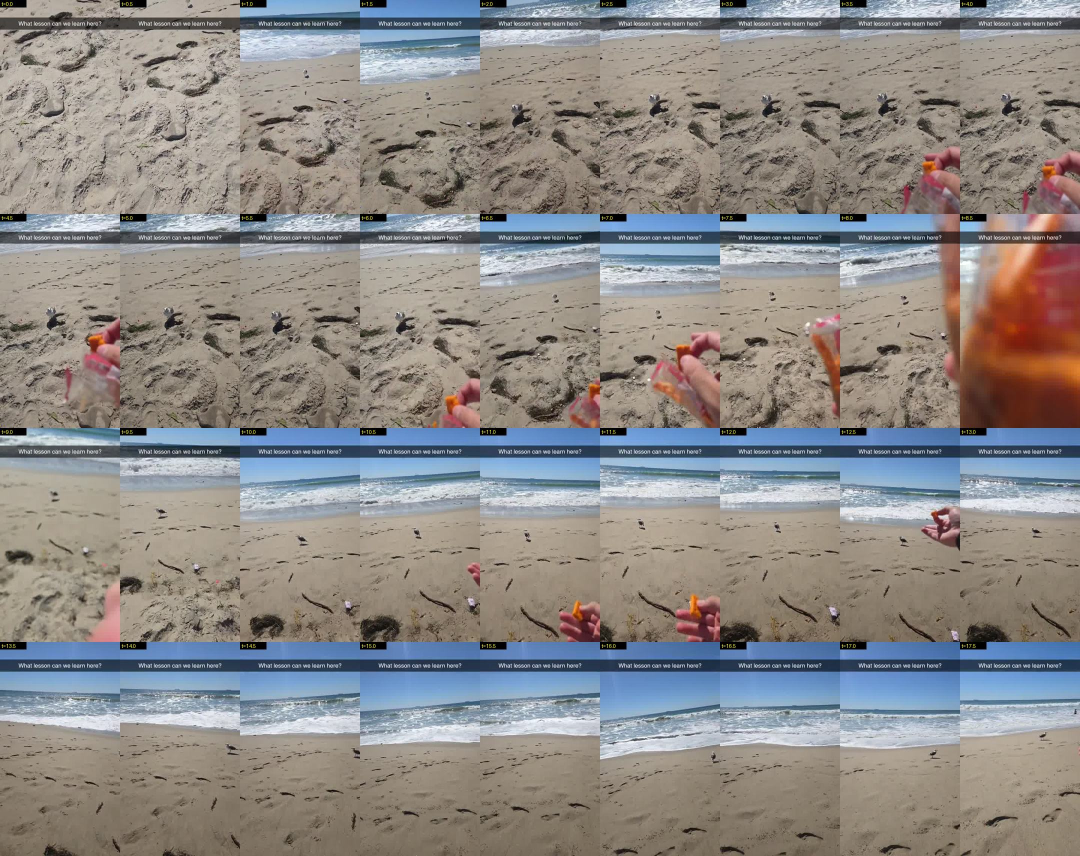
#> input picture studio/projects/clip5/analysis/9c0e1963-Snapchat-628480900/sheet_0.jpg, 2160 x 1712 px (shown at 1/2 size)
$ python -i platform_mock.py   (imports and definitions only)
#> lines starting #> are read from the running program, lines starting #| are printed output that depends on the picture
#> further down, picture is the input picture: PIL image 2160x1712 RGB; mean R, G, B 141.2, 137.6, 135.5
#!/usr/bin/env python3
"""Show what a viewer actually sees: overlay a mock Shorts/Reels UI + the safe-zone contract on frames.
  platform_mock.py <video.mp4|frame.png> <out.png> [t1 t2 ...]     (times in s, for video input)
Red tint = measured YouTube Shorts UI (from a real screenshot); amber outline = the stricter contract (engine/layout.json).
Look at the result BEFORE delivering: every lyric word and every face must be clear of the red areas."""
import json, os, subprocess, sys, tempfile
from PIL import Image, ImageDraw, ImageFont
# [1 line that did not run here, left out]
# [1 line that did not run here, left out]
frames = []
# [4 lines not run here, left out]
def mock(im):
    im = im.resize((540, 960)); W, H = im.size; ov = Image.new("RGBA", im.size, (0, 0, 0, 0)); d = ImageDraw.Draw(ov)
#> after `im = im.resize((540, 960))`:
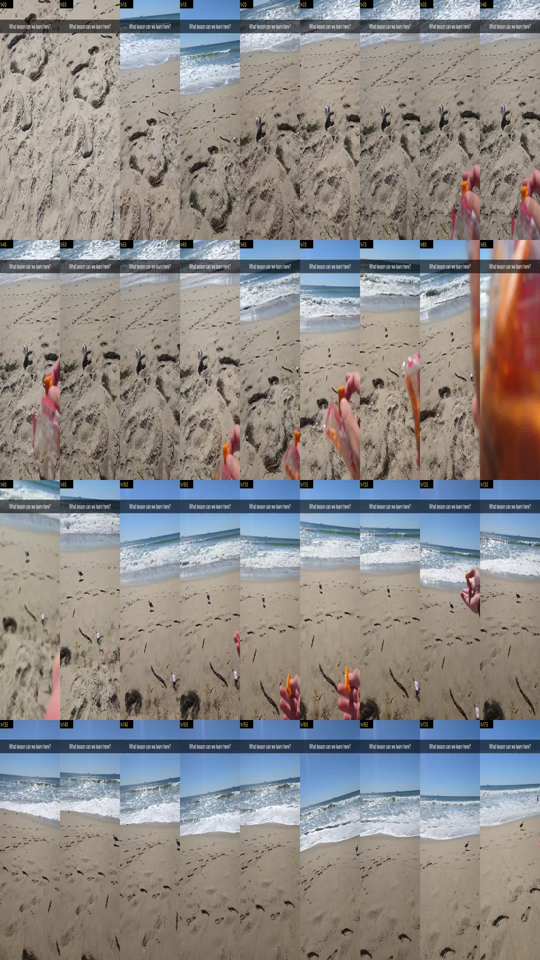
#> im: PIL image 540x960 RGB; mean R, G, B 141.2, 137.7, 135.5
#> after `W, H = im.size`: W = 540; H = 960
#> after `ov = Image.new('RGBA', im.size, (0, 0, 0, 0))`: ov: PIL image 540x960 RGBA; every value is 0
    red = (255, 40, 60, 105)
#> (the run stopped early here; a loop or call above may not have finished)

$ run again, on studio/projects/clip5/analysis/9c0e1963-Snapchat-628480900/sheet_2.jpg
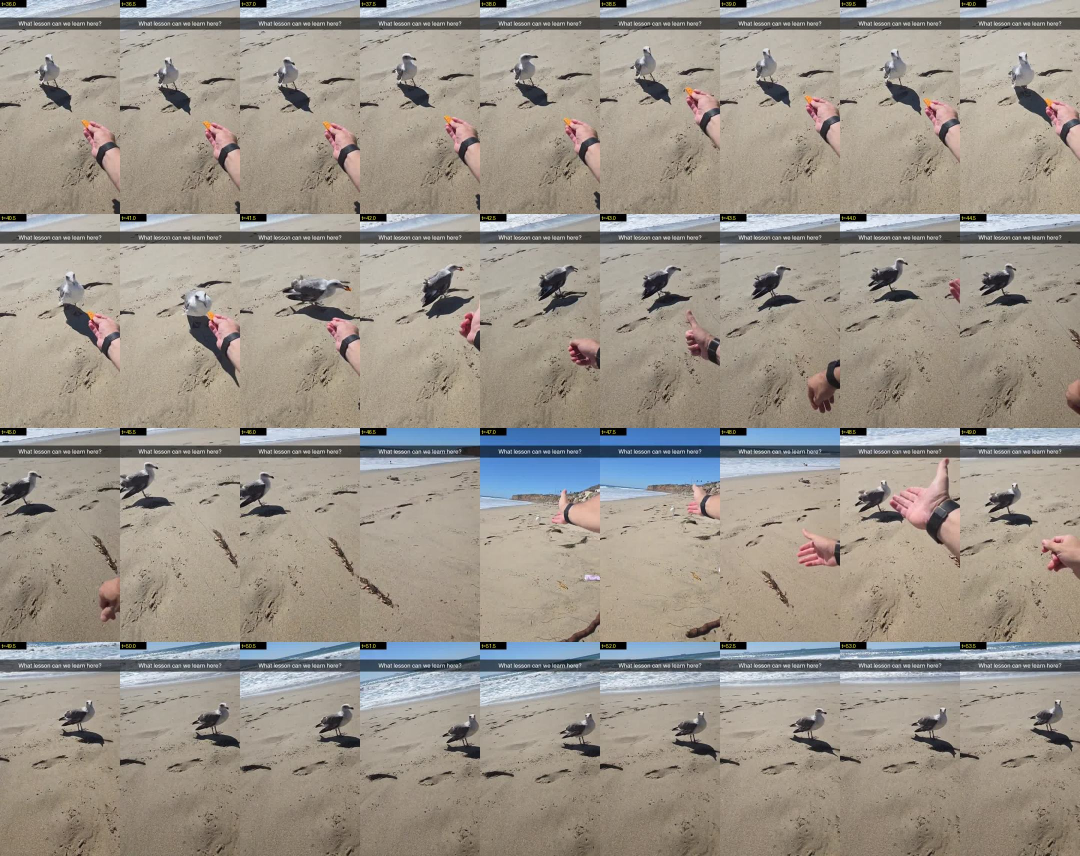
#> input picture studio/projects/clip5/analysis/9c0e1963-Snapchat-628480900/sheet_2.jpg, 2160 x 1712 px (shown at 1/2 size)
#> picture is the input picture: PIL image 2160x1712 RGB; mean R, G, B 155.7, 148.2, 138.7
#> in mock, `im = im.resize((540, 960))`:
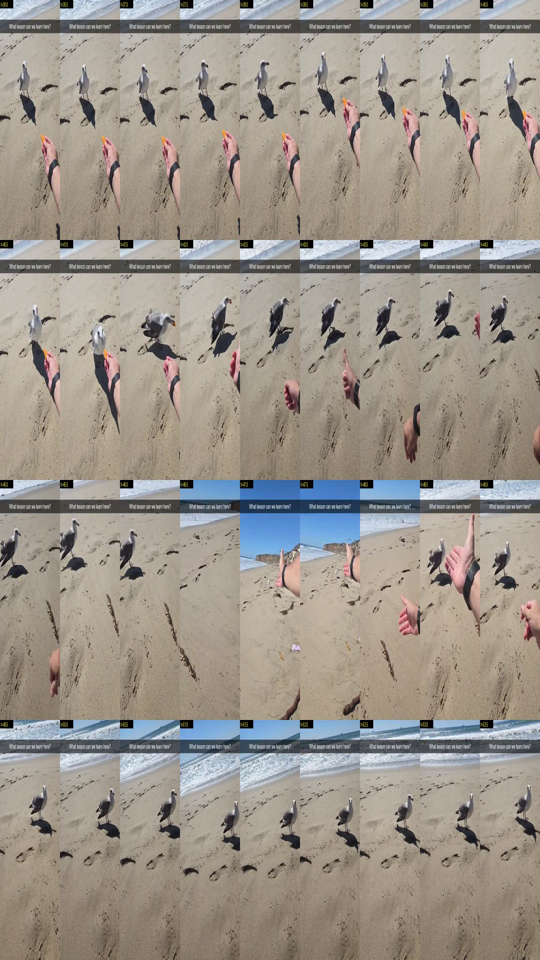
#> im: PIL image 540x960 RGB; mean R, G, B 155.7, 148.2, 138.7
#> ov: PIL image 540x960 RGBA; every value is 0

$ run again, on studio/projects/clip5/analysis/9c0e1963-Snapchat-628480900/sheet_3.jpg
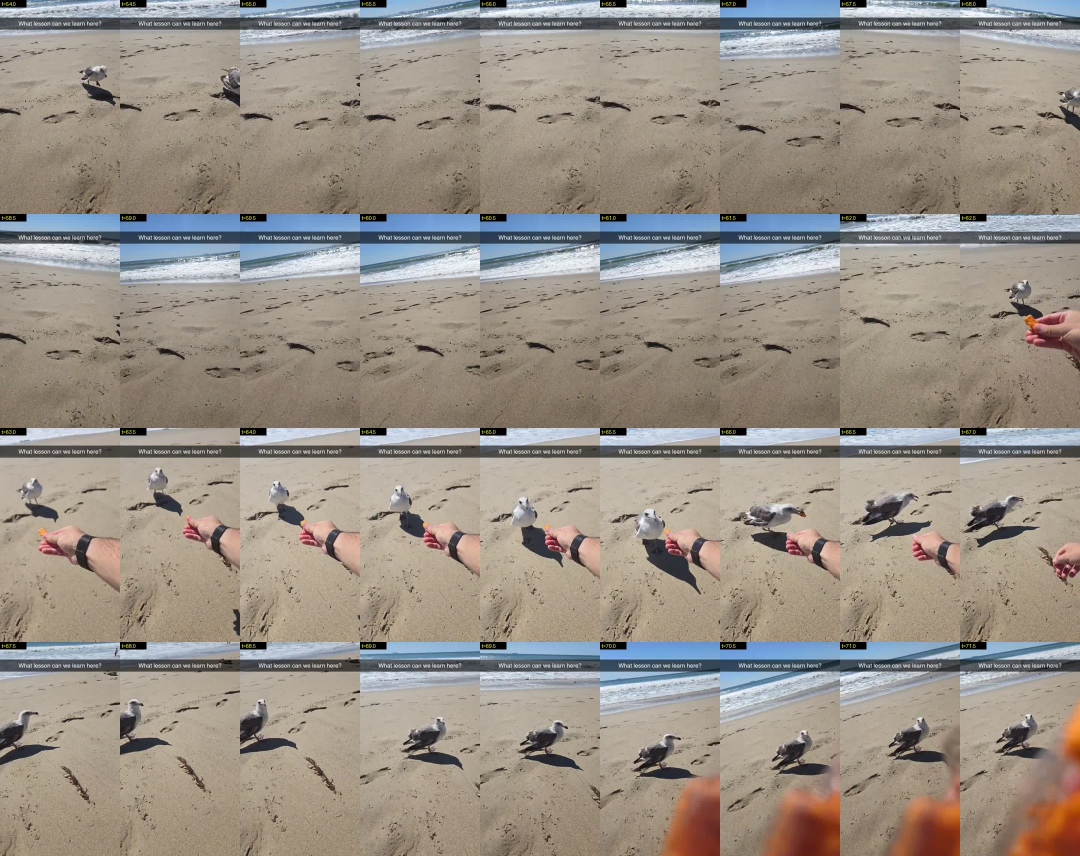
#> input picture studio/projects/clip5/analysis/9c0e1963-Snapchat-628480900/sheet_3.jpg, 2160 x 1712 px (shown at 1/2 size)
#> picture is the input picture: PIL image 2160x1712 RGB; mean R, G, B 153.4, 144.7, 134.9
#> in mock, `im = im.resize((540, 960))`:
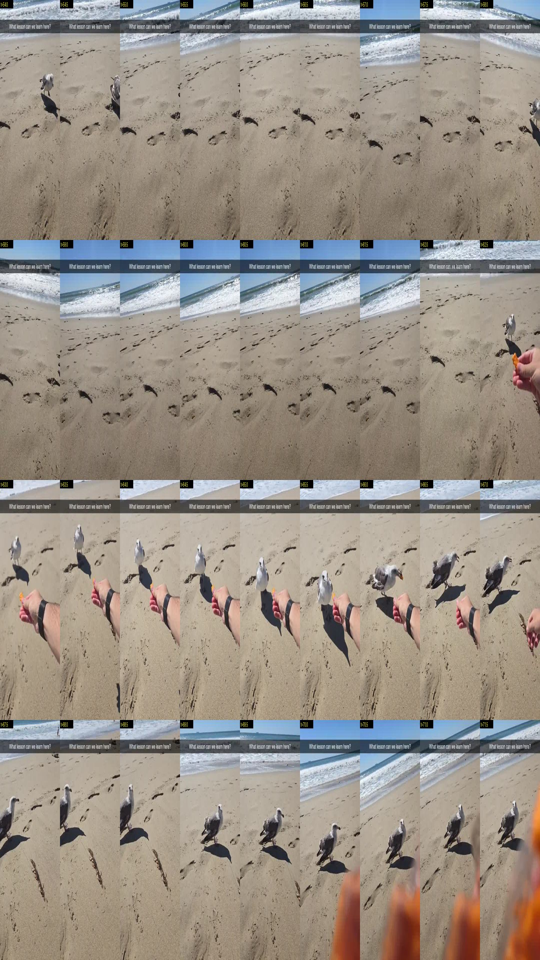
#> im: PIL image 540x960 RGB; mean R, G, B 153.4, 144.7, 134.9
#> ov: PIL image 540x960 RGBA; every value is 0

$ run again, on studio/projects/clip5/analysis/9c0e1963-Snapchat-628480900/sheet_4.jpg
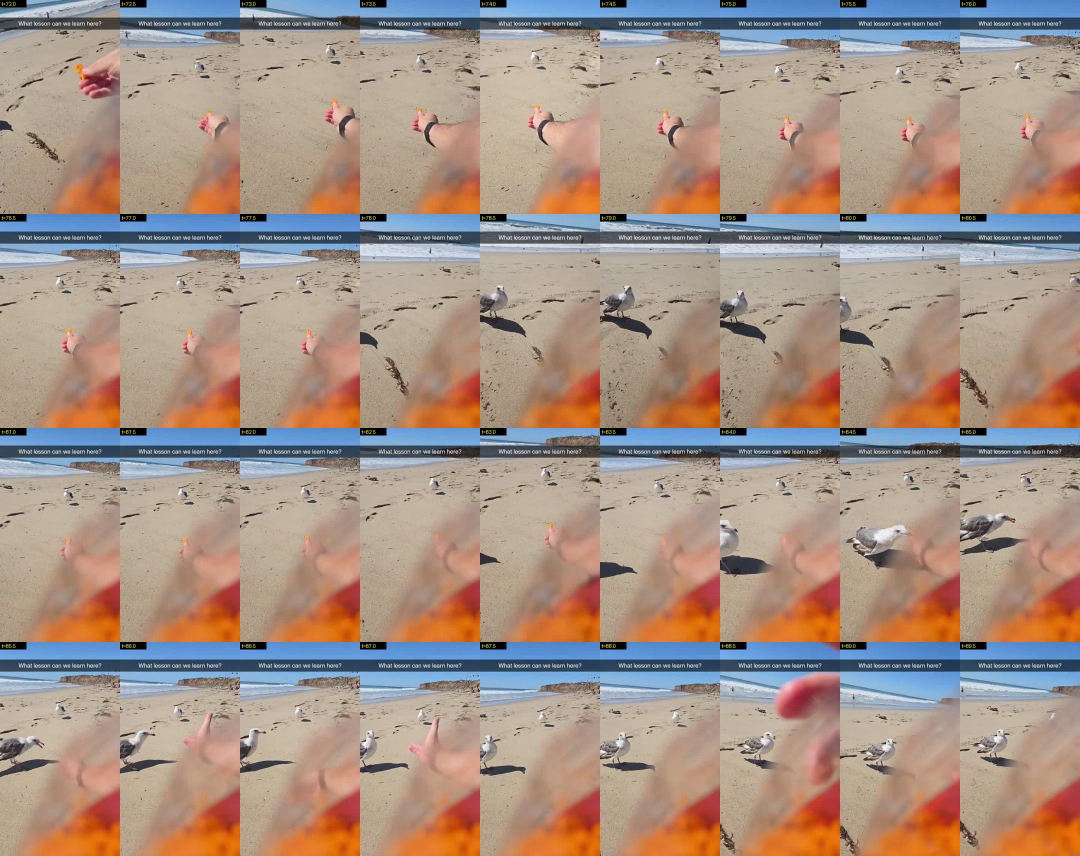
#> input picture studio/projects/clip5/analysis/9c0e1963-Snapchat-628480900/sheet_4.jpg, 2160 x 1712 px (shown at 1/2 size)
#> picture is the input picture: PIL image 2160x1712 RGB; mean R, G, B 166.3, 145.6, 133.2
#> in mock, `im = im.resize((540, 960))`:
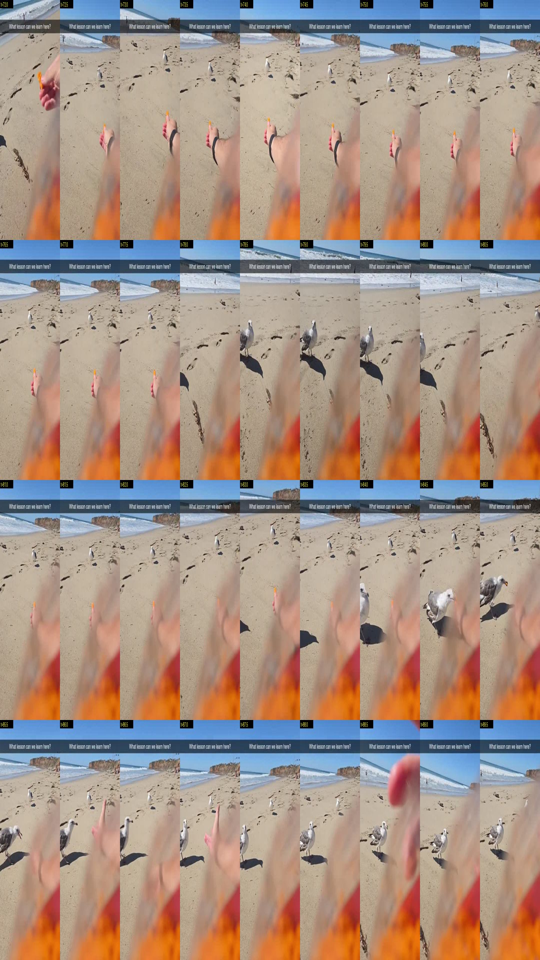
#> im: PIL image 540x960 RGB; mean R, G, B 166.3, 145.6, 133.2
#> ov: PIL image 540x960 RGBA; every value is 0
